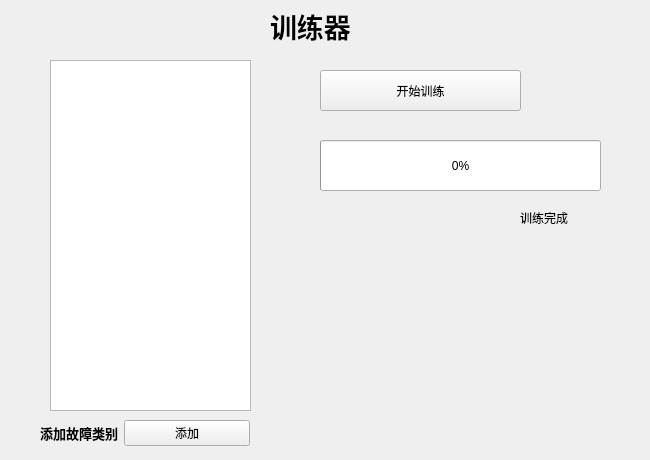
<?xml version="1.0" encoding="UTF-8"?>
<ui version="4.0">
 <class>Form</class>
 <widget class="QWidget" name="Form">
  <property name="enabled">
   <bool>true</bool>
  </property>
  <property name="geometry">
   <rect>
    <x>0</x>
    <y>0</y>
    <width>650</width>
    <height>460</height>
   </rect>
  </property>
  <property name="windowTitle">
   <string>训练器</string>
  </property>
  <widget class="QListWidget" name="listWidget">
   <property name="geometry">
    <rect>
     <x>50</x>
     <y>60</y>
     <width>201</width>
     <height>351</height>
    </rect>
   </property>
  </widget>
  <widget class="QLabel" name="label_2">
   <property name="geometry">
    <rect>
     <x>50</x>
     <y>50</y>
     <width>72</width>
     <height>15</height>
    </rect>
   </property>
   <property name="text">
    <string/>
   </property>
  </widget>
  <widget class="QPushButton" name="pushButton_2">
   <property name="geometry">
    <rect>
     <x>320</x>
     <y>70</y>
     <width>201</width>
     <height>41</height>
    </rect>
   </property>
   <property name="text">
    <string>开始训练</string>
   </property>
   <property name="checkable">
    <bool>false</bool>
   </property>
   <property name="checked">
    <bool>false</bool>
   </property>
  </widget>
  <widget class="QProgressBar" name="progressBar">
   <property name="geometry">
    <rect>
     <x>320</x>
     <y>140</y>
     <width>281</width>
     <height>51</height>
    </rect>
   </property>
   <property name="value">
    <number>0</number>
   </property>
  </widget>
  <widget class="QLabel" name="label_4">
   <property name="geometry">
    <rect>
     <x>270</x>
     <y>-10</y>
     <width>121</width>
     <height>71</height>
    </rect>
   </property>
   <property name="font">
    <font>
     <pointsize>20</pointsize>
     <weight>75</weight>
     <bold>true</bold>
    </font>
   </property>
   <property name="text">
    <string>训练器</string>
   </property>
  </widget>
  <widget class="QLabel" name="label_5">
   <property name="enabled">
    <bool>true</bool>
   </property>
   <property name="geometry">
    <rect>
     <x>520</x>
     <y>210</y>
     <width>72</width>
     <height>15</height>
    </rect>
   </property>
   <property name="acceptDrops">
    <bool>false</bool>
   </property>
   <property name="inputMethodHints">
    <set>Qt::ImhNone</set>
   </property>
   <property name="text">
    <string>训练完成</string>
   </property>
  </widget>
  <widget class="QWidget" name="layoutWidget">
   <property name="geometry">
    <rect>
     <x>40</x>
     <y>420</y>
     <width>210</width>
     <height>41</height>
    </rect>
   </property>
   <layout class="QFormLayout" name="formLayout">
    <item row="0" column="1">
     <widget class="QPushButton" name="pushButton">
      <property name="text">
       <string>添加</string>
      </property>
     </widget>
    </item>
    <item row="0" column="0">
     <widget class="QLabel" name="label">
      <property name="font">
       <font>
        <pointsize>10</pointsize>
        <weight>75</weight>
        <bold>true</bold>
       </font>
      </property>
      <property name="text">
       <string>添加故障类别</string>
      </property>
     </widget>
    </item>
   </layout>
  </widget>
 </widget>
 <resources/>
 <connections/>
</ui>
